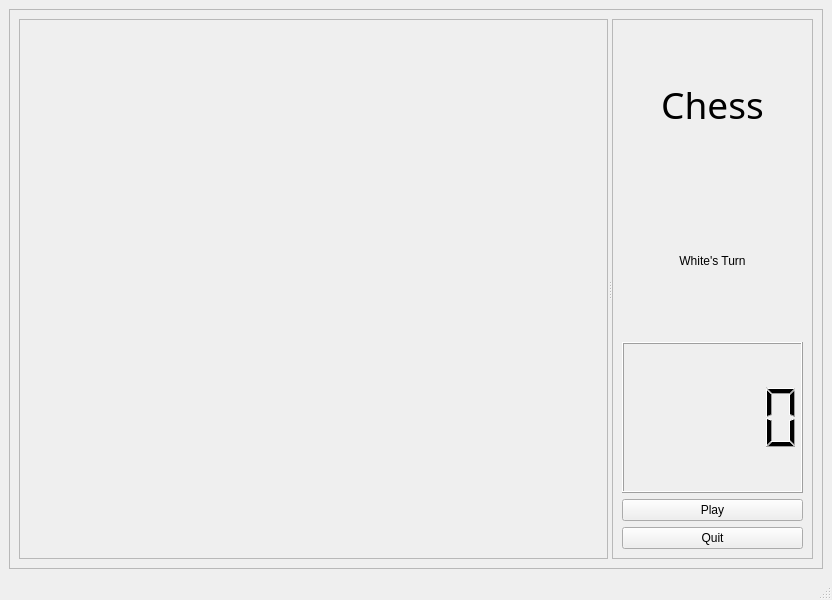
<?xml version="1.0" encoding="UTF-8"?>
<ui version="4.0">
 <class>MainWindow</class>
 <widget class="QMainWindow" name="MainWindow">
  <property name="geometry">
   <rect>
    <x>0</x>
    <y>0</y>
    <width>832</width>
    <height>600</height>
   </rect>
  </property>
  <property name="windowTitle">
   <string>MainWindow</string>
  </property>
  <widget class="QWidget" name="centralwidget">
   <layout class="QHBoxLayout" name="horizontalLayout">
    <item>
     <widget class="QFrame" name="rootframe">
      <property name="frameShape">
       <enum>QFrame::StyledPanel</enum>
      </property>
      <property name="frameShadow">
       <enum>QFrame::Raised</enum>
      </property>
      <layout class="QGridLayout" name="gridLayout_2">
       <item row="0" column="0">
        <widget class="QSplitter" name="splitter">
         <property name="orientation">
          <enum>Qt::Horizontal</enum>
         </property>
         <widget class="QFrame" name="boardframe">
          <property name="minimumSize">
           <size>
            <width>360</width>
            <height>240</height>
           </size>
          </property>
          <property name="frameShape">
           <enum>QFrame::StyledPanel</enum>
          </property>
          <property name="frameShadow">
           <enum>QFrame::Raised</enum>
          </property>
         </widget>
         <widget class="QFrame" name="controlframe">
          <property name="frameShape">
           <enum>QFrame::StyledPanel</enum>
          </property>
          <property name="frameShadow">
           <enum>QFrame::Raised</enum>
          </property>
          <layout class="QGridLayout" name="gridLayout">
           <item row="0" column="0">
            <widget class="QLabel" name="titlelabel">
             <property name="sizePolicy">
              <sizepolicy hsizetype="MinimumExpanding" vsizetype="Preferred">
               <horstretch>0</horstretch>
               <verstretch>0</verstretch>
              </sizepolicy>
             </property>
             <property name="font">
              <font>
               <family>Roman Uralic</family>
               <pointsize>28</pointsize>
              </font>
             </property>
             <property name="text">
              <string>Chess</string>
             </property>
             <property name="scaledContents">
              <bool>true</bool>
             </property>
             <property name="alignment">
              <set>Qt::AlignCenter</set>
             </property>
             <property name="indent">
              <number>0</number>
             </property>
            </widget>
           </item>
           <item row="2" column="0">
            <widget class="QLCDNumber" name="lcdNumber"/>
           </item>
           <item row="3" column="0">
            <widget class="QPushButton" name="playButton">
             <property name="text">
              <string>Play</string>
             </property>
            </widget>
           </item>
           <item row="4" column="0">
            <widget class="QPushButton" name="quitButton">
             <property name="text">
              <string>Quit</string>
             </property>
            </widget>
           </item>
           <item row="1" column="0">
            <widget class="QLabel" name="turnlabel">
             <property name="text">
              <string>White's Turn</string>
             </property>
             <property name="alignment">
              <set>Qt::AlignCenter</set>
             </property>
             <property name="indent">
              <number>0</number>
             </property>
            </widget>
           </item>
          </layout>
         </widget>
        </widget>
       </item>
      </layout>
     </widget>
    </item>
   </layout>
  </widget>
  <widget class="QMenuBar" name="menubar">
   <property name="geometry">
    <rect>
     <x>0</x>
     <y>0</y>
     <width>832</width>
     <height>19</height>
    </rect>
   </property>
  </widget>
  <widget class="QStatusBar" name="statusbar"/>
 </widget>
 <resources/>
 <connections/>
</ui>
